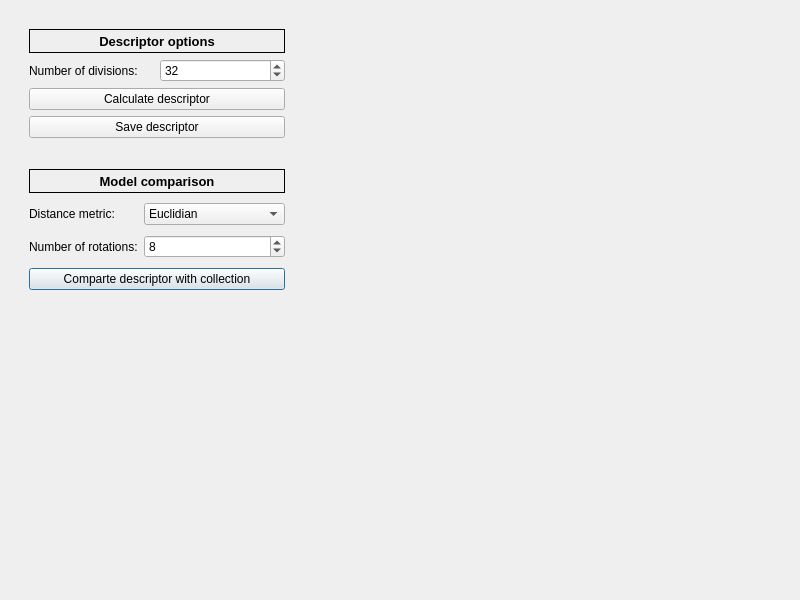
<?xml version="1.0" encoding="UTF-8"?>
<ui version="4.0">
 <class>RSDDialog</class>
 <widget class="QDialog" name="RSDDialog">
  <property name="geometry">
   <rect>
    <x>0</x>
    <y>0</y>
    <width>800</width>
    <height>600</height>
   </rect>
  </property>
  <property name="minimumSize">
   <size>
    <width>800</width>
    <height>600</height>
   </size>
  </property>
  <property name="windowTitle">
   <string>Reflective symmetry descriptor</string>
  </property>
  <property name="windowIcon">
   <iconset resource="../../resources/icons.qrc">
    <normaloff>:/icons/symDescriptor</normaloff>:/icons/symDescriptor</iconset>
  </property>
  <property name="sizeGripEnabled">
   <bool>false</bool>
  </property>
  <property name="modal">
   <bool>true</bool>
  </property>
  <layout class="QGridLayout" name="gridLayout">
   <item row="0" column="0">
    <widget class="QFrame" name="menuFrame">
     <property name="minimumSize">
      <size>
       <width>290</width>
       <height>0</height>
      </size>
     </property>
     <property name="frameShape">
      <enum>QFrame::NoFrame</enum>
     </property>
     <layout class="QGridLayout" name="gridLayout_5">
      <item row="1" column="0">
       <widget class="QFrame" name="compareFrame">
        <property name="minimumSize">
         <size>
          <width>0</width>
          <height>150</height>
         </size>
        </property>
        <property name="maximumSize">
         <size>
          <width>16777215</width>
          <height>150</height>
         </size>
        </property>
        <layout class="QGridLayout" name="gridLayout_4">
         <item row="2" column="0">
          <widget class="QLabel" name="rotationsLabel">
           <property name="text">
            <string>Number of rotations:</string>
           </property>
          </widget>
         </item>
         <item row="2" column="1">
          <widget class="QSpinBox" name="rotationsSpinBox">
           <property name="minimum">
            <number>4</number>
           </property>
           <property name="maximum">
            <number>512</number>
           </property>
           <property name="value">
            <number>8</number>
           </property>
          </widget>
         </item>
         <item row="1" column="0">
          <widget class="QLabel" name="distanceMetricLabel">
           <property name="text">
            <string>Distance metric:</string>
           </property>
          </widget>
         </item>
         <item row="1" column="1">
          <widget class="QComboBox" name="distanceMetricComboBox">
           <item>
            <property name="text">
             <string>Euclidian</string>
            </property>
           </item>
           <item>
            <property name="text">
             <string>City block</string>
            </property>
           </item>
           <item>
            <property name="text">
             <string>Chebychev</string>
            </property>
           </item>
           <item>
            <property name="text">
             <string>Minimum coordinate</string>
            </property>
           </item>
          </widget>
         </item>
         <item row="0" column="0" colspan="2">
          <widget class="QLabel" name="compareLabel">
           <property name="minimumSize">
            <size>
             <width>0</width>
             <height>24</height>
            </size>
           </property>
           <property name="maximumSize">
            <size>
             <width>16777215</width>
             <height>24</height>
            </size>
           </property>
           <property name="font">
            <font>
             <pointsize>10</pointsize>
             <bold>true</bold>
            </font>
           </property>
           <property name="frameShape">
            <enum>QFrame::Box</enum>
           </property>
           <property name="text">
            <string>Model comparison</string>
           </property>
           <property name="alignment">
            <set>Qt::AlignCenter</set>
           </property>
          </widget>
         </item>
         <item row="3" column="0" colspan="2">
          <widget class="QPushButton" name="compareButton">
           <property name="text">
            <string>Comparte descriptor with collection</string>
           </property>
          </widget>
         </item>
        </layout>
       </widget>
      </item>
      <item row="2" column="0">
       <spacer name="menuVerticalSpacer">
        <property name="orientation">
         <enum>Qt::Vertical</enum>
        </property>
        <property name="sizeHint" stdset="0">
         <size>
          <width>20</width>
          <height>40</height>
         </size>
        </property>
       </spacer>
      </item>
      <item row="0" column="0">
       <widget class="QFrame" name="optionsFrame">
        <property name="minimumSize">
         <size>
          <width>0</width>
          <height>130</height>
         </size>
        </property>
        <property name="maximumSize">
         <size>
          <width>16777215</width>
          <height>180</height>
         </size>
        </property>
        <property name="frameShape">
         <enum>QFrame::NoFrame</enum>
        </property>
        <property name="frameShadow">
         <enum>QFrame::Raised</enum>
        </property>
        <layout class="QGridLayout" name="gridLayout_3">
         <item row="2" column="0" colspan="2">
          <widget class="QPushButton" name="calculateButton">
           <property name="text">
            <string>Calculate descriptor</string>
           </property>
          </widget>
         </item>
         <item row="1" column="1">
          <widget class="QSpinBox" name="voxelsSpinBox">
           <property name="minimumSize">
            <size>
             <width>60</width>
             <height>0</height>
            </size>
           </property>
           <property name="minimum">
            <number>4</number>
           </property>
           <property name="maximum">
            <number>128</number>
           </property>
           <property name="singleStep">
            <number>5</number>
           </property>
           <property name="value">
            <number>32</number>
           </property>
          </widget>
         </item>
         <item row="3" column="0" colspan="2">
          <widget class="QPushButton" name="saveButton">
           <property name="text">
            <string>Save descriptor</string>
           </property>
          </widget>
         </item>
         <item row="1" column="0">
          <widget class="QLabel" name="voxelsLabel">
           <property name="text">
            <string>Number of divisions:</string>
           </property>
          </widget>
         </item>
         <item row="0" column="0" colspan="2">
          <widget class="QLabel" name="optionsLabel">
           <property name="minimumSize">
            <size>
             <width>0</width>
             <height>24</height>
            </size>
           </property>
           <property name="maximumSize">
            <size>
             <width>16777215</width>
             <height>24</height>
            </size>
           </property>
           <property name="font">
            <font>
             <pointsize>10</pointsize>
             <bold>true</bold>
            </font>
           </property>
           <property name="frameShape">
            <enum>QFrame::Box</enum>
           </property>
           <property name="text">
            <string>Descriptor options</string>
           </property>
           <property name="alignment">
            <set>Qt::AlignCenter</set>
           </property>
          </widget>
         </item>
        </layout>
       </widget>
      </item>
     </layout>
    </widget>
   </item>
   <item row="0" column="1">
    <widget class="QFrame" name="descriptorFrame">
     <layout class="QGridLayout" name="gridLayout_2">
      <item row="0" column="0">
       <widget class="qt_tools::graphics_3d::Graphics3DWidget" name="descriptor3DView" native="true">
        <property name="sizePolicy">
         <sizepolicy hsizetype="Expanding" vsizetype="Preferred">
          <horstretch>0</horstretch>
          <verstretch>0</verstretch>
         </sizepolicy>
        </property>
       </widget>
      </item>
     </layout>
    </widget>
   </item>
  </layout>
 </widget>
 <customwidgets>
  <customwidget>
   <class>qt_tools::graphics_3d::Graphics3DWidget</class>
   <extends>QWidget</extends>
   <header>qt_tools/graphics_3d/Graphics3DWidget.h</header>
   <container>1</container>
  </customwidget>
 </customwidgets>
 <resources>
  <include location="../../resources/icons.qrc"/>
 </resources>
 <connections/>
</ui>
